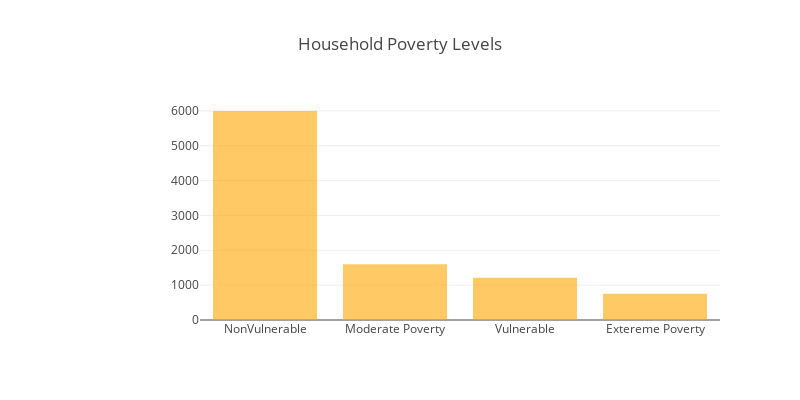

The notebook cell saved with this chart:
### Code cell
target = train['Target'].value_counts().to_frame()
levels = ["NonVulnerable", "Moderate Poverty", "Vulnerable", "Extereme Poverty"]
trace = go.Bar(y=target.Target, x=levels, marker=dict(color='orange', opacity=0.6))
layout = dict(title="Household Poverty Levels", margin=dict(l=200), width=800, height=400)
data = [trace]
fig = go.Figure(data=data, layout=layout)
iplot(fig)
# How are level defined ? Threshold

### Figure 1 — Plotly figure (JSON) as saved in the notebook; plotly's stock layout.template omitted (floating-point values rounded to 4 significant figures)
{"data": [{"marker": {"color": "orange", "opacity": 0.6}, "type": "bar", "uid": "e9decf25-d9fb-4324-a87e-6937ded08ae6", "x": ["NonVulnerable", "Moderate Poverty", "Vulnerable", "Extereme Poverty"], "y": [5996, 1597, 1209, 755]}], "layout": {"height": 400, "margin": {"l": 200}, "title": {"text": "Household Poverty Levels"}, "width": 800}}
